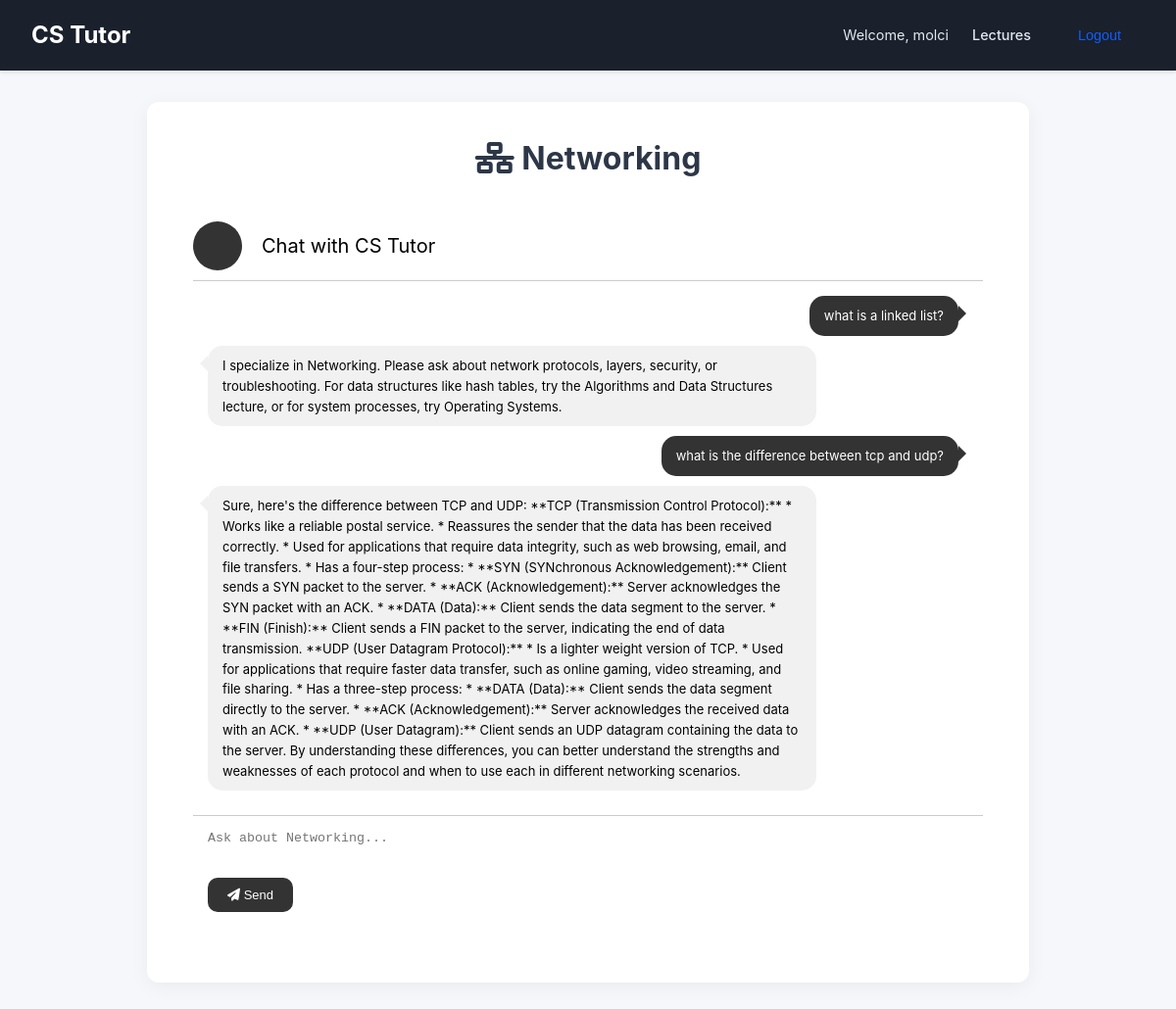
Page /lecture/networking/ (signed in) on the committed database.
### ai_model/models.py (models this page shows)
class ChatHistory(models.Model):
    user = models.ForeignKey(User, on_delete=models.CASCADE)
    user_input = models.TextField()
    bot_response = models.TextField()
    lecture = models.CharField(max_length=100, default="general")
    created_at = models.DateTimeField(auto_now_add=True)

### ai_model/views.py (the view, shortened to what this page needs)
# urls.py: path('lecture/<str:lecture_name>/', views.lecture_view, name='lecture'),
@login_required
def lecture_view(request, lecture_name):
    lecture_config = {
        'algorithms_data_structures': {
            'prompt_file': 'algorithms_data_structures.txt',
            'template': 'lecture_chat.html',
            'lecture_id': 'algorithms_data_structures'
        },
        'networking': {
            'prompt_file': 'networking.txt',
            'template': 'lecture_chat.html',
            'lecture_id': 'networking'
        },
        'operating_systems': {
            'prompt_file': 'operating_systems.txt',
            'template': 'lecture_chat.html',
            'lecture_id': 'operating_systems'
        },
    }
    config = lecture_config.get(lecture_name)
    if not config:
        return render(request, '404.html', {'error': 'Lecture not found'}, status=404)
    chat_history = ChatHistory.objects.filter(
        user=request.user, lecture=config['lecture_id']
    ).order_by('created_at')
    return render(request, config['template'], {
        "chat_history": chat_history,
        "lecture_name": lecture_name,
        "lecture_title": lecture_name.replace('_', ' ').title()
    })

### templates/lecture_chat.html (shortened to what this page needs)
<!DOCTYPE html>
<html lang="en">
  {% load static %}
  <head>
    <link rel="stylesheet" href="{% static 'css/style.css' %}" />
    <link rel="stylesheet" href="{% static 'css/chat.css' %}" />
    <link
      rel="stylesheet"
      href="https://cdnjs.cloudflare.com/ajax/libs/font-awesome/6.4.0/css/all.min.css"
    />
  </head>
  <body>
    <header>
      <nav class="navbar">
        <a href="{% url 'lecture_list' %}" class="nav-brand">CS Tutor</a>
        <div class="nav-links">
          <span>Welcome, {{ request.user.username }}</span>
          <a href="{% url 'lecture_list' %}">Lectures</a>
          <form
            method="post"
            action="{% url 'logout' %}"
            style="display: inline"
          >
            <button type="submit" class="nav-button">Logout</button>
          </form>
        </div>
      </nav>
    </header>
    <main class="container">
      <h2>
        <i
          class="fas {% if lecture_name == 'algorithms_data_structures' %}fa-code{% elif lecture_name == 'networking' %}fa-network-wired{% else %}fa-server{% endif %}"
        ></i>
        {{ lecture_title }}
      </h2>
      <div class="card-container">
        <div class="card-header">
          <div class="img-avatar"></div>
          <div class="text-chat">Chat with CS Tutor</div>
        </div>
        <div class="card-body">
          <div class="messages-container" id="chat-box">
            {% include "partials/lecture_chat.html" %}
          </div>
          <div class="message-input">
            <form method="post" id="chat-form">
              <textarea
                name="question"
                id="user-question"
                placeholder="Ask about {{ lecture_title }}..."
                class="message-send"
                required
              ></textarea>
              <button type="submit" class="button-send">
                <i class="fas fa-paper-plane"></i> Send
              </button>
            </form>
          </div>
        </div>
      </div>
    </main>
  </body>
</html>

### templates/partials/lecture_chat.html
{% for chat in chat_history %}
  {% if chat.user_input %}
    <div class="message-box right">
      <p>{{ chat.user_input|safe }}</p>
    </div>
  {% endif %}
  {% if chat.bot_response %}
    <div class="message-box left">
      {{ chat.bot_response|safe }}
    </div>
  {% endif %}
{% endfor %}

### static/css/style.css (style rules this page uses)
* { box-sizing: border-box; margin: 0; padding: 0; }
body { font-family: 'Inter', -apple-system, BlinkMacSystemFont, 'Segoe UI', Roboto, sans-serif; background-color: #f5f7fa; color: #2d3748; line-height: 1.6; }
.navbar { background-color: #1a202c; padding: 1rem 2rem; display: flex; justify-content: space-between; align-items: center; box-shadow: 0 2px 4px rgba(0, 0, 0, 0.1); }
.nav-brand { color: #ffffff; font-size: 1.5rem; font-weight: 700; text-decoration: none; }
.nav-links { display: flex; align-items: center; gap: 1.5rem; }
.nav-links span { color: #e2e8f0; font-size: 0.9rem; }
.nav-links a { color: #e2e8f0; text-decoration: none; font-weight: 500; font-size: 0.9rem; }
.nav-button { background: none; border: none; color: #115DFC; cursor: pointer; font-weight: 500; font-size: 0.9rem; }
.container { max-width: 900px; margin: 2rem auto; padding: 2rem; background-color: #ffffff; border-radius: 12px; box-shadow: 0 4px 20px rgba(0, 0, 0, 0.05); }
h2 { font-size: 2rem; color: #2d3748; text-align: center; margin-bottom: 1.5rem; }
button { padding: 0.75rem 1.5rem; background-color: #115DFC; color: #ffffff; border: none; border-radius: 6px; cursor: pointer; font-size: 1rem; transition: background-color 0.2s; }

### static/css/chat.css (style rules this page uses)
.card-container { background-color: #fff; border-radius: 10px; padding: 15px; margin: 20px auto; display: flex; flex-direction: column; width: 100%; max-width: 100%; }
.card-header { display: flex; align-items: center; padding-bottom: 10px; border-bottom: 1px solid #ccc; }
.card-header .img-avatar { width: 50px; height: 50px; border-radius: 50%; margin-right: 20px; background-color: #333; }
.card-header .text-chat { color: black; margin: 0; font-size: 20px; }
.card-body { flex: 1; overflow-y: auto; }
.messages-container { padding: 15px; }
.message-box { padding: 10px 15px; margin-bottom: 10px; border-radius: 15px; max-width: 80%; width: fit-content; position: relative; font-size: 13px; }
.message-box.left { background-color: #f1f1f1; color: black; margin-right: 20px; }
.message-box.left::before { content: ''; position: absolute; left: -8px; top: 10px; border-right: 8px solid #f1f1f1; border-top: 8px solid transparent; border-bottom: 8px solid transparent; }
.message-box.right { background-color: #333; color: #fff; margin-left: auto; margin-right: 10px; }
.message-box.right::before { content: ''; position: absolute; right: -8px; top: 10px; border-left: 8px solid #333; border-top: 8px solid transparent; border-bottom: 8px solid transparent; }
.message-input { padding: 5px; border-top: 1px solid #ccc; }
.message-input .message-send { width: 100%; padding: 10px; border: none; border-radius: 10px; resize: none; }
.message-input .button-send { background-color: #333; color: #fff; padding: 10px 20px; border: none; cursor: pointer; margin-left: 10px; border-radius: 10px; font-size: 13px; }

### rows in the picture
ChatHistory: user_input "what is a linked list?", bot_response "I specialize in Networking. Please ask about network protocols, layers, security, or troubleshooting. For data structures like hash tables, try the Algorithms and Data Structures lecture, or for system processes, try Operating Systems."
ChatHistory: user_input "what is the difference between tcp and udp?", bot_response "Sure, here's the difference between TCP and UDP: **TCP (Transmission Control Protocol):** * Works like a reliable postal service. * Reassures the sender that the data has been received correctly. * Used for applications that require data integrity, such as web browsing, email, and file transfers. * Has a four-step process: * **SYN (SYNchronous Acknowledgement):** Client sends a SYN packet to the server. * **ACK (Acknowledgement):** Server acknowledges the SYN packet with an ACK. * **DATA (Data):** Client sends the data segment to the server. * **FIN (Finish):** Client sends a FIN packet to the server, indicating the end of data transmission. **UDP (User Datagram Protocol):** * Is a lighter…"

### other values in the picture
{{ request.user.username }} "molci"
{{ lecture_title }} "Networking"
